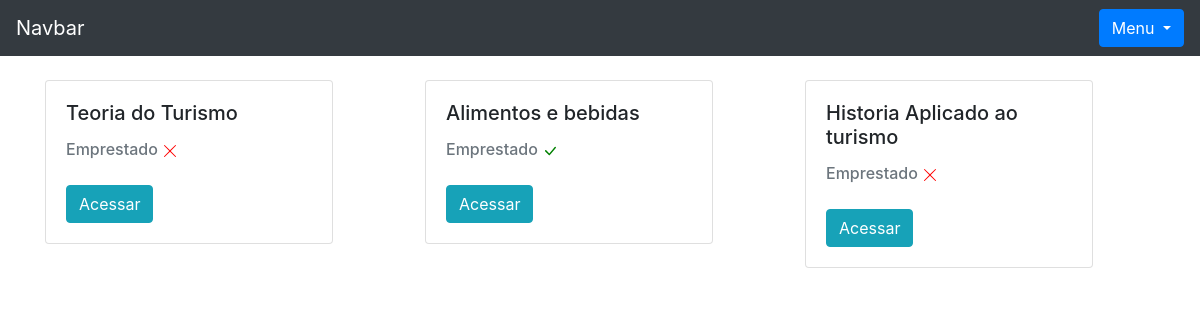
Page /livro/home/ (signed in) on the earlier database version.
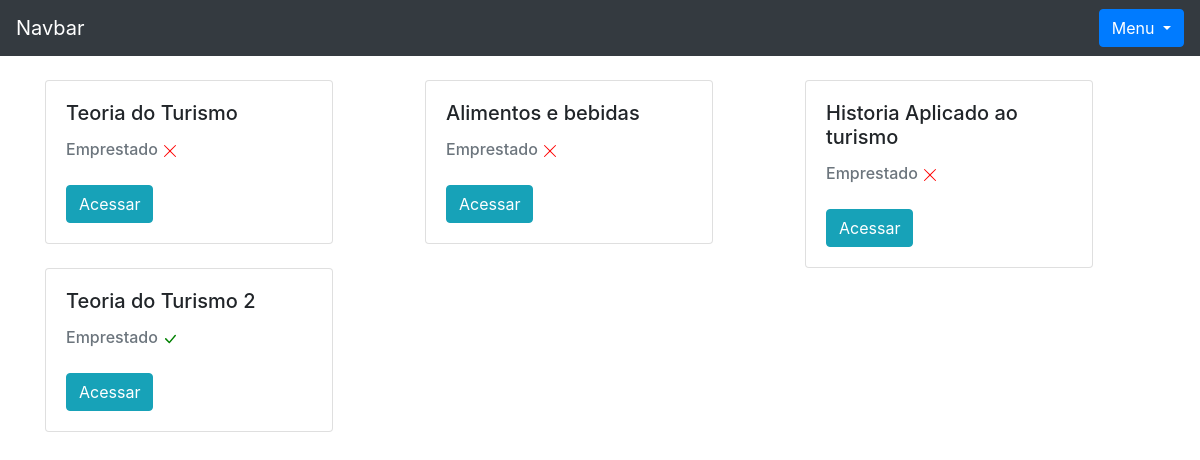
Same page on the later database version.
### livro/models.py (models this page shows, shortened)
class Livros(models.Model):
    nome = models.CharField(max_length = 100)
    autor = models.CharField(max_length = 30)
    co_autor = models.CharField(max_length = 30, blank = True)
    data_cadastro = models.DateField(default = date.today)
    emprestado = models.BooleanField(default = False)
    categoria = models.ForeignKey(Categoria, on_delete=models.DO_NOTHING)
    usuario =  models.ForeignKey(Usuario, on_delete=models.DO_NOTHING)
    class Meta:
        verbose_name = 'Livro'

### livro/views.py (the view)
def home(request):
    if request.session.get('usuario'):
        usuario = Usuario.objects.get(id = request.session['usuario'])
        status_categoria = request.GET.get('cadastro_categoria')
        livros = Livros.objects.filter(usuario = usuario)
        total_livros = livros.count()
        form = CadastroLivro()
        form.fields['usuario'].initial = request.session['usuario']
        form.fields['categoria'].queryset = Categoria.objects.filter(usuario = usuario)
        form_categoria = CategoriaLivro()
        usuarios = Usuario.objects.all()
        livros_emprestar = Livros.objects.filter(usuario = usuario).filter(emprestado = False)
        livros_emprestados = Livros.objects.filter(usuario = usuario).filter(emprestado = True)
        return render(request, 'home.html', {'livros': livros, 'usuario_logado': request.session.get('usuario'), 'form': form, 'status_categoria': status_categoria, 'form_categoria': form_categoria, 'usuarios': usuarios, 'livros_emprestar': livros_emprestar, 'total_livro': total_livros, 'livros_emprestados': livros_emprestados})
    else:
        return redirect('/auth/login/?status=2')

### livro/models.py (called while the page is built)
    def __str__(self) -> str:
            return self.nome

### livro/templates/home.html (shortened to what this page needs)
{% extends 'base.html' %}
{% block 'conteudo' %}
<div class="container">
  <br>
    <div class="row">
        {% for livro in livros %}
        <div class="col-md">
            <div class="card" style="width: 18rem;">
                <div class="card-body">
                  <h5 class="card-title">{{livro.nome}}</h5>
                  <h6 style="display:inline;" class="card-subtitle mb-2 text-muted">Emprestado</h6>
                    <br><br>
                    <a href="{% url 'ver_livros' livro.id %}" class="btn btn-info" >Acessar</a>
                </div>
            </div>
        </div>
    {% endfor %}
    </div>
</div>
{% endblock %}

Differences in the rows shown:
changed Livros "Alimentos e bebidas": emprestado True → False (drawn)
added Livros: nome "Teoria do Turismo 2", emprestado True (drawn)
